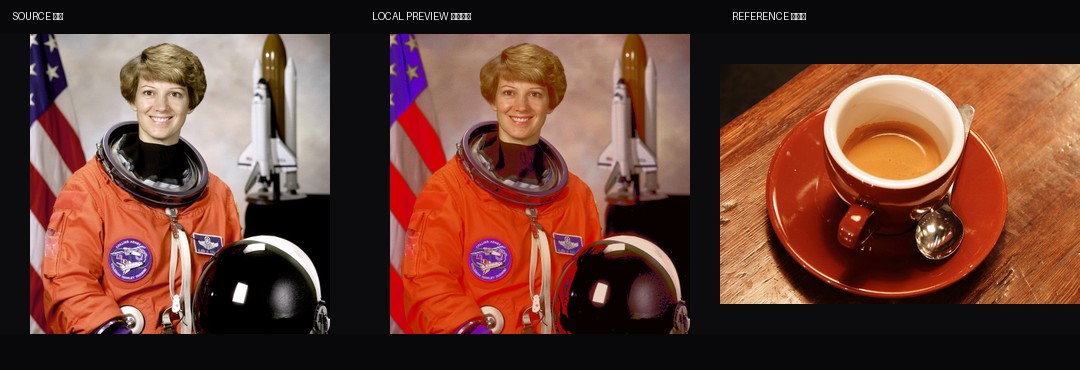
#> input picture colormatch/acceptance-photos/T6_01_portrait_warm.jpg, 1080 x 370 px
$ python -i '电影感封面.py'   (imports and definitions only)
#> lines starting #> are read from the running program, lines starting #| are printed output that depends on the picture
"""电影感封面（默认封面版式，2026-10-16 起）：用户说「就像大時叔叔封面图一样」。
写实电影感大图（Codex image_gen）+ 底部两行白色超粗斜体大字（黑色外发光）+ 标题上方一行彩色小字；
可选：把真人的真实新闻 / 节目截帧抠图叠在画面一侧（不改人脸、不用 AI 生成真人脸）。画面上不写出处、不放标识、不写 AI 示意。
来历：爱的村庄（2026-10-14，写实大图 + 粉色节目名）→ 股神水谷（2026-10-16，加真人截帧，用户去掉了出处小字）。

用法（读本期 项目.json 的「电影感封面」，路径都按 项目.json 所在的 画面v6/ 目录算）：
  python3 ~/Desktop/写稿/工具/电影感封面.py 样片/<期>/画面v6/项目.json [--只出 yt,视频号3x4]
「电影感封面」字段：
  背景        Codex 出的写实大图（16:9，人物只背影、无文字；主体在上半部偏右，下方约 35% 暗而简单）
  行1 / 行2   两行白色大字（第二行更大）；系列 = 上方彩色小字（空 = 不放），系列色 = [r,g,b]
  文件名      输出前缀，例 "2026-10-16-股神水谷-v6-封面"（会出 -yt / -16x9 / -视频号4x3 / -视频号3x4 / -视频号9x16）
  焦点x       横版裁切焦点（0–1，默认 0.5）；竖版焦点x 竖版两个尺寸的焦点（默认同 焦点x，人物被切掉就往主体那边调）
  人物（可省） {"抠图": "封面/人物-抠图.png", "裁掉底部": 780, "布局": {"yt": [人物高占比, 人物中心x, 背景焦点], ...}}
              抠图：先把截帧裁到只剩这个人，再 `/usr/bin/python3 ~/.local/bin/mac-heavy-job.py -- ~/Desktop/写稿/工具/cutout 裁切.png 抠图.png`
              （macOS Vision 前景分割，图像推理走重任务锁）；有真人时背景选「没有人物」的那张，别让 AI 背影和真人同框。
  输出目录    默认 "封面/成品"
同时出 <文件名>-封面检查.jpg（5 个尺寸并排 + yt 缩到 246×138、168×94 的小图），交付前打开看一遍。
"""
import argparse, json, os
from pathlib import Path
from PIL import Image, ImageDraw, ImageFilter, ImageFont

# 2026-11-08：按 v7b 规范（画面硬规则第 8 条）默认换成思源黑体 Heavy（OFL，可商用）；找不到才退回兰亭黑
_思源 = os.path.expanduser('~/Desktop/视频工厂/模板-v6/工程/engine/assets/SourceHanSansCN-Heavy.otf')
if os.path.exists(_思源):
    字体, 字体序号 = _思源, 0
else:
    字体 = '/System/Library/AssetsV2/com_apple_MobileAsset_Font8/f14049099a04e570b893c01d9a4cd71f87c9e8d8.asset/AssetData/Lantinghei.ttc'
    字体序号 = 2  # Lantinghei SC Heavy
行1 = ''
行2 = ''
标签 = ''  # 空 = 不放左上标签（用户 2026-10-14：不要红色方框）
系列 = ''
系列色 = (255, 206, 64)
名 = '封面'
尺寸 = {'yt': (1280, 720), '16x9': (1920, 1080), '视频号4x3': (1440, 1080), '视频号3x4': (1080, 1440), '视频号9x16': (1080, 1920)}
斜切 = 0.18  # 字向右倾

# [128 lines left out: functions 字层, 标签层, 铺底, 合成, not called in this run]


默认人物布局 = {'yt': (.98, .81, .45), '16x9': (.98, .81, .45), '视频号4x3': (.92, .70, .40),
              '视频号3x4': (.62, .58, .45), '视频号9x16': (.48, .58, .45)}


def 读人物(path, 裁掉底部=None):
    fig = Image.open(path).convert('RGBA')
    if 裁掉底部:
        fig = fig.crop((0, 0, fig.width, min(fig.height, int(裁掉底部))))
    m = fig.split()[3]; f = int(fig.height * .16)          # 底部 16% 淡出，不留胸口硬边
#> after `m = fig.split()[3]`: m: PIL image 1080x370 L; every value is 255
#> after `f = int(fig.height * 0.16)`: f = 59
    for i in range(f):
        y = fig.height - 1 - i
        m.paste(m.crop((0, y, fig.width, y + 1)).point(lambda v, k=i / f: int(v * k)), (0, y))
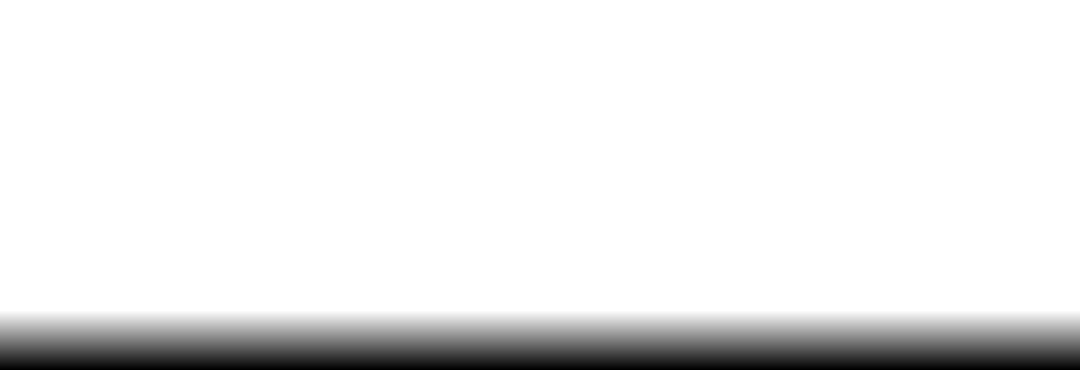
#> m: PIL image 1080x370 L; min 0, max 255, mean 234.2
    fig.putalpha(m)
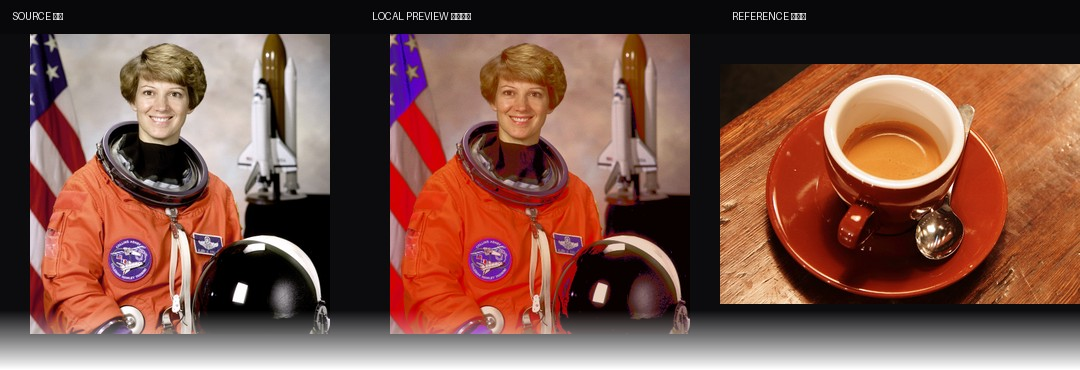
#> fig: PIL image 1080x370 RGBA; mean R, G, B, A 102.7, 62.7, 51, 234.2; transparent parts drawn white
    return fig


# [31 lines left out: functions 合成带人物, 检查图, not called in this run]


# [26 lines not run here, left out]

>>> result = 读人物('../../../../../colormatch/acceptance-photos/T6_01_portrait_warm.jpg')

$ run again, on colormatch/acceptance-photos/T6_03_red_train_cast.jpg
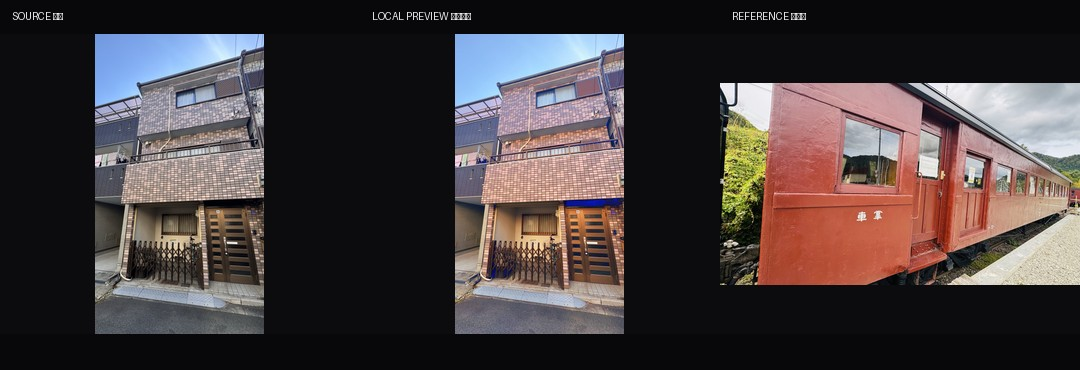
#> input picture colormatch/acceptance-photos/T6_03_red_train_cast.jpg, 1080 x 370 px
#> in 读人物, `fig.putalpha(m)`:
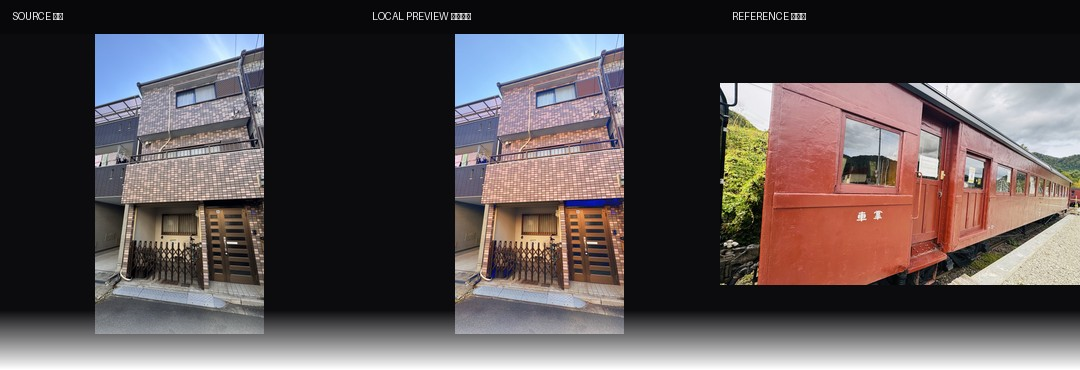
#> fig: PIL image 1080x370 RGBA; mean R, G, B, A 69.5, 60.8, 61.5, 234.2; transparent parts drawn white

$ run again, on colormatch/acceptance-photos/T6_04_station_green.jpg
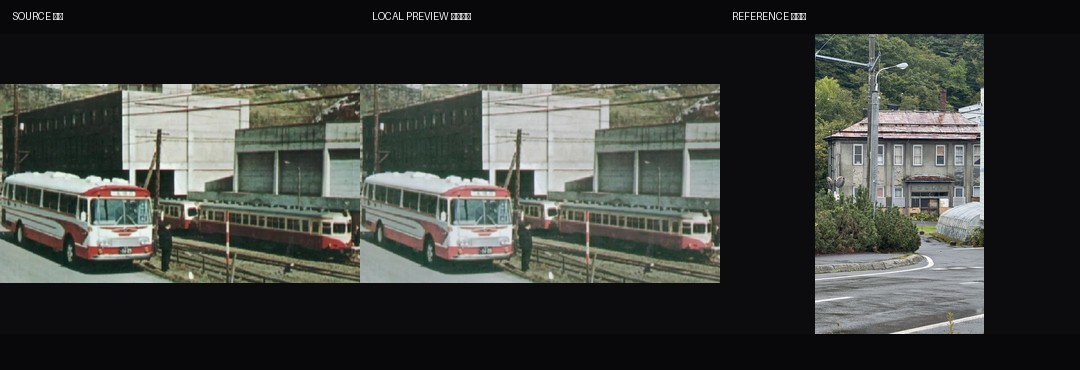
#> input picture colormatch/acceptance-photos/T6_04_station_green.jpg, 1080 x 370 px
#> in 读人物, `fig.putalpha(m)`:
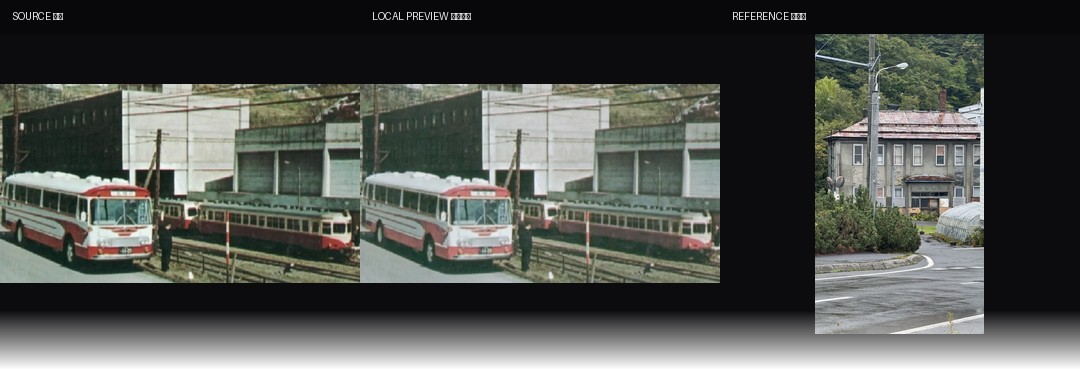
#> fig: PIL image 1080x370 RGBA; mean R, G, B, A 61, 63.4, 59.6, 234.2; transparent parts drawn white

$ run again, on colormatch/acceptance-photos/T6_05_city_backlight.jpg
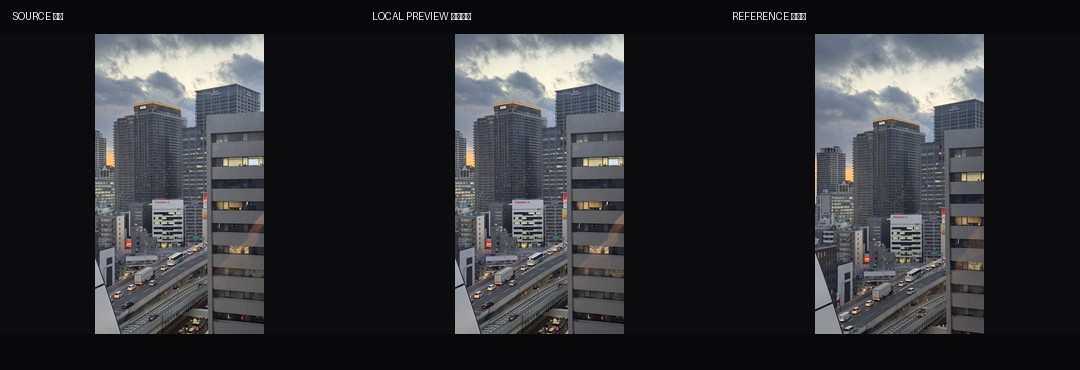
#> input picture colormatch/acceptance-photos/T6_05_city_backlight.jpg, 1080 x 370 px
#> in 读人物, `fig.putalpha(m)`:
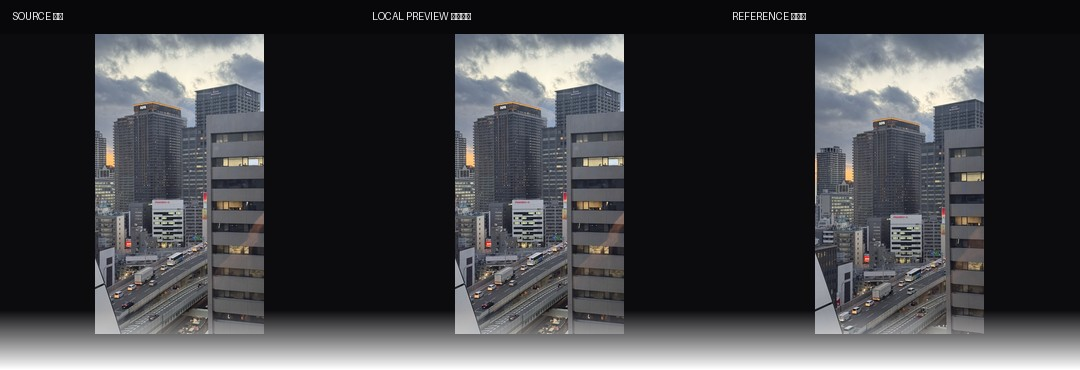
#> fig: PIL image 1080x370 RGBA; mean R, G, B, A 48.1, 48.6, 51.3, 234.2; transparent parts drawn white
